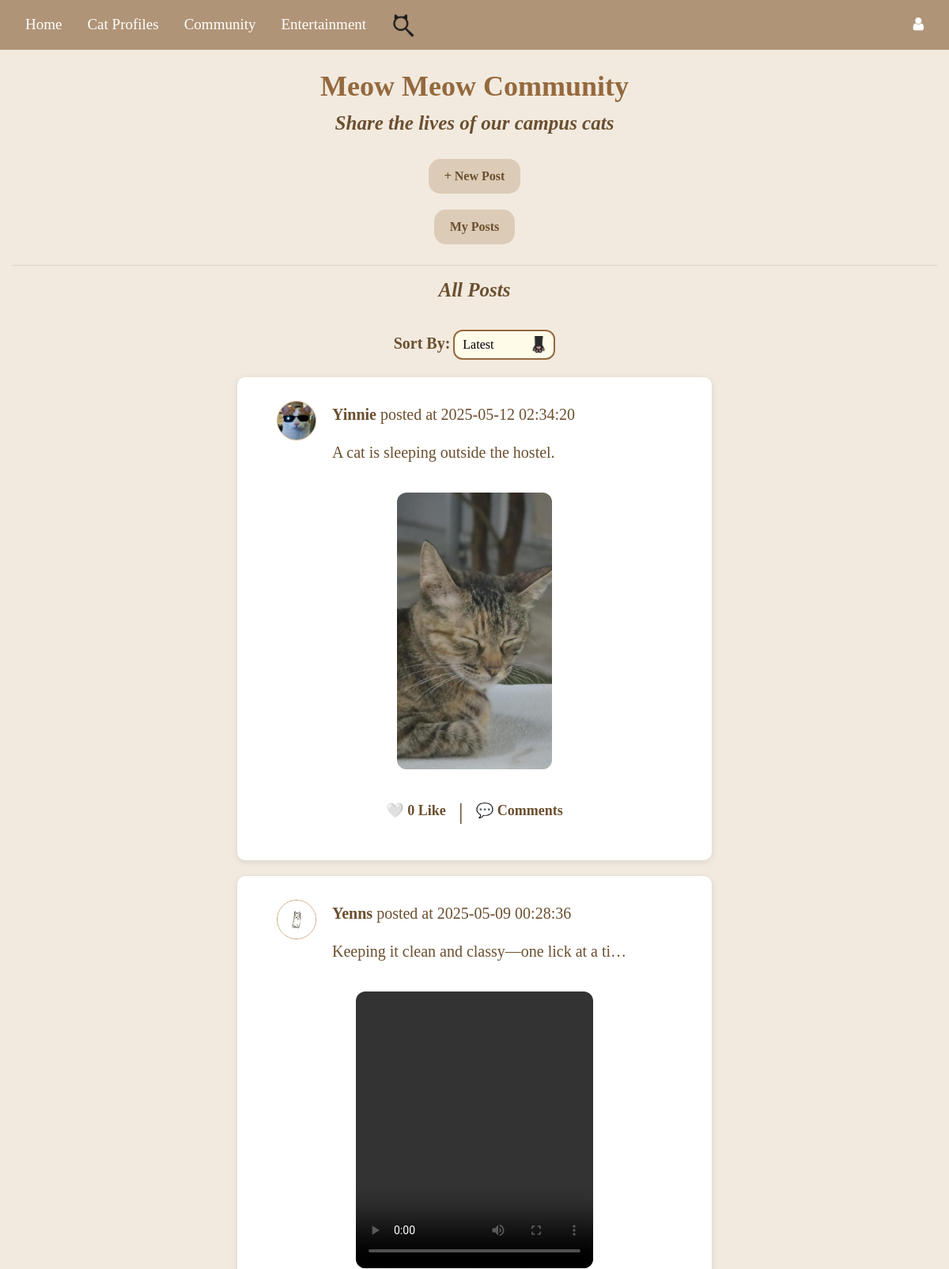
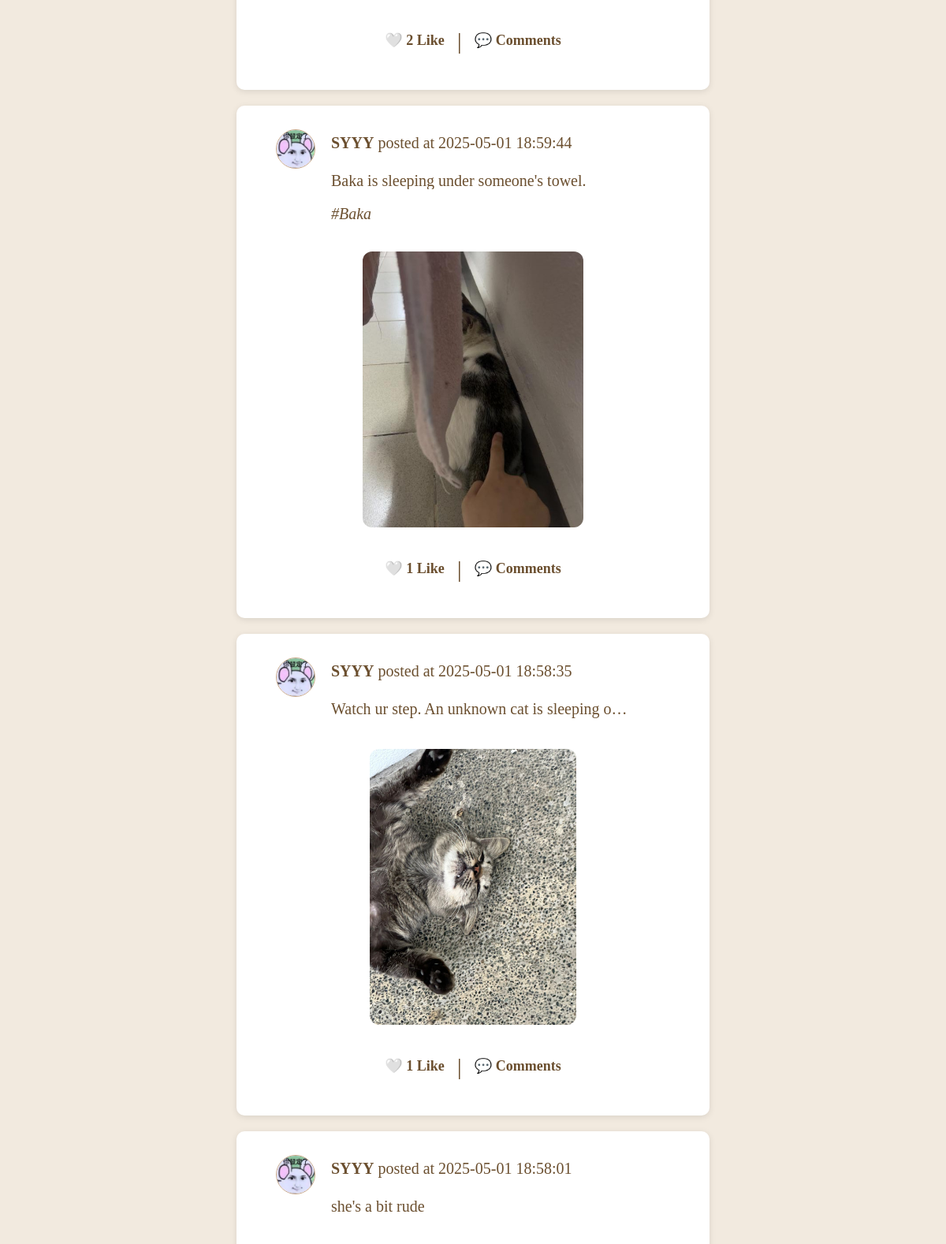
The page /community_feature (upper part) on the database its author committed (2 pictures, top to bottom).
### tables this page shows
CREATE TABLE "post" (
	"post_id"	INTEGER,
	"user_id"	INTEGER,
	"content"	TEXT,
	"media_type"	TEXT,
	"media_url"	TEXT,
	"created_at"	TIMESTAMP DEFAULT CURRENT_TIMESTAMP,
	"updated_at"	TIMESTAMP DEFAULT CURRENT_TIMESTAMP,
	"cat_hashtag"	TEXT,
	PRIMARY KEY("post_id"),
	FOREIGN KEY("user_id") REFERENCES "user"("id") ON DELETE CASCADE
);

### Website/community.py (the view)
@community_bp.route('/community_feature')
def community_feature():
    user_id = current_user.id if current_user.is_authenticated else -1
    sort = request.args.get('sort', 'date_desc')
    if sort == 'date_asc':
        order_by = 'post.created_at ASC'
    elif sort == 'date_desc':
        order_by = 'post.created_at DESC'
    elif sort == 'likes_desc':
        order_by = 'like_count DESC'
    else:
        order_by = 'post.user_id'
    conn = get_db_connection()
    query = f'''
        SELECT post.*, user.name, user.profile_picture,
            COUNT(likes.id) AS like_count,
            CASE
                WHEN EXISTS (
                    SELECT 1 FROM likes
                    WHERE likes.post_id = post.post_id AND likes.user_id = ?
                ) THEN 1
                ELSE 0
            END AS liked_by_current_user
        FROM post
        JOIN user ON post.user_id = user.id
        LEFT JOIN likes ON post.post_id = likes.post_id
        GROUP BY post.post_id
        ORDER BY {order_by}
    '''
    posts = conn.execute(query, (user_id,)).fetchall()
    conn.close()
    return render_template("community_index.html", user=current_user, posts=posts, sort=sort, cat_names=get_cat_names())

### Website/community.py (called while the page is built)
def get_db_connection():
    db_path = os.path.join(os.path.dirname(__file__), '..', 'instance', 'datebase.db')
    db_path = os.path.abspath(db_path)
    conn = sqlite3.connect(db_path)
    conn.row_factory = sqlite3.Row
    return conn

def get_cat_names():
    db_path = os.path.join(os.path.dirname(__file__), '..', 'instance', 'cat_profiles.db')
    if not os.path.exists(db_path):
        return []
    conn = sqlite3.connect(db_path)
    conn.row_factory = sqlite3.Row
    cursor = conn.cursor()
    cursor.execute('SELECT name FROM profiles')
    cat_names = [row['name'] for row in cursor.fetchall()]
    conn.close()
    return cat_names

### Website/templates/community_index.html (shortened to what this page needs)
{% extends "base.html" %}
{% block content %}
<h1>Meow Meow Community</h1>
<h2>Share the lives of our campus cats</h2>
<div class="button-container">
    <button onclick ="openModal()" >+ New Post</button>
    <button onclick="window.location.href='{{ url_for('community.my_posts') }}'" >My Posts</button>
</div>
<hr>
<h2>All Posts</h2>
<div class="sort-container" >
    <label for="sort-by">Sort By: </label>
    <select id="sort-by" onchange="sortPosts()">
        <option value="date_desc" {% if sort == 'date_desc' %}selected{% endif %}>Latest</option>
    </select>
</div>
{% for post in posts %}
    <div class="post" onclick="window.location.href='/post/{{ post['post_id'] }}'">
        <div class="post-info">
            <img class="profile-picture" src="{{ url_for('static', filename='Userprofile/' + (post['profile_picture'] if post['profile_picture'] else 'default_profilepic.png')) }}" alt="Avatar">
            <p><strong>{{ post['name'] }}</strong> posted at {{ post['created_at'] }}</p>
        </div>
        <p class="post-content">{{ post['content'] }}</p>
            {% if post['cat_hashtag'] %}
                <p class="post-content">
                    <a class="hashtag" href="{{ url_for('community.hashtag_posts', hashtag=post['cat_hashtag']) }}">#{{ post['cat_hashtag'] }}</a>
                </p>
            {% endif %}
        <div class="media">
            {% if post['media_url'] %}
                {% set ext = post['media_url'].rsplit('.', 1)[1].lower() %}
                {% if ext in ['jpg', 'jpeg', 'png', 'gif'] %}
                    <img src="{{ url_for('static', filename=post['media_url']) }}" alt="Image">
                {% elif ext in ['mp4', 'mov', 'avi'] %}
                    <video controls>
                        <source src="{{ url_for('static', filename=post['media_url']) }}" type="video/{{ ext }}">
                    </video>
                {% endif %}
            {% endif %}
        </div>
        <div class="post-actions">
            <form id="like-form-{{ post['post_id'] }}" action="{{ url_for('community.like_post' if not post['liked_by_current_user'] else 'community.unlike_post', post_id=post['post_id']) }}" method="post" style="display:inline;">
                <button type="submit" class="post-action-button">
                    {% if post['liked_by_current_user'] %}
                        ❤️
                    {% else %}
                        🤍
                    {% endif %}
                    {{ post['like_count'] }} Like
                </button>
            </form>
            <span class="separator">|</span>
            <button class="post-action-button" onclick="event.stopPropagation(); window.location.href='/post/{{ post['post_id'] }}#comments'">
                💬 Comments
            </button>
        </div>
    </div>
{% endfor %}
{% endblock %}

### Website/templates/base.html (shortened to what this page needs)
<!DOCTYPE html>
<html>
<head>
    <link rel="stylesheet" href="https://stackpath.bootstrapcdn.com/bootstrap/4.4.1/css/bootstrap.min.css"
 />
    <link rel="stylesheet" href="https://stackpath.bootstrapcdn.com/font-awesome/4.7.0/css/font-awesome.min.css"
 />
</head>
<body>
<nav class="navbar navbar-expand-lg navbar-dark" style="background-color: rgb(176, 148, 119);">
    <a class="nav-item nav-link" style="font-family: 'Times New Roman'; color: white; font-size: 19px;" href="/">Home</a>
    <div class="dropdown nav-item">
        <a class="nav-link" href="#" id="dropdownMenuLink" aria-haspopup="true" aria-expanded="false"
           style="font-family: 'Times New Roman'; color: white; font-size: 19px;">
            Cat Profiles
        </a>
    </div>
    <a class="nav-item nav-link" style="font-family: 'Times New Roman'; color: white; font-size: 19px;" href="{{ url_for('community.community_feature') }}">
        Community
    </a>
    <div class="dropdown nav-item">
        <a class="nav-link" href="#" id="dropdownMenuLink" aria-haspopup="true" aria-expanded="false"
           style="font-family: 'Times New Roman'; color: white; font-size: 19px;">
            Entertainment
        </a>
    </div>
    <a class="nav-item nav-link" href="{{ url_for('search.search_feature') }}" style="color: white; font-size: 19px;">
        <img src="{{ url_for('static', filename='Images/option2.png') }}" alt="Search" style="width: 30px; height: 30px;">
    </a>
    <div class="ml-auto d-flex align-items-center">
        <div class="dropdown">
            <a class="nav-link" href="#" aria-haspopup="true" aria-expanded="false" style="color: white; font-size: 19px;">
                <i class="fa fa-user" aria-hidden="true"></i>
            </a>
        </div>
    </div>
</nav>
<div class="container-fluid">{% block content %}{% endblock %}</div>
</body>
</html>

### Website/templates/base.html (style rules this page uses)
.dropdown { position: relative; display: inline-block; }
.navbar { display: flex; justify-content: space-between; align-items: center; }
.ml-auto { margin-left: auto !important; }
body { background-color: #f9f4ef; }

### Website/templates/community_index.html (style rules this page uses)
html,body { margin: 0; padding: 0; box-sizing: border-box; font-family: 'Times New Roman', Times, serif; background-color: #f2eadf; }
h1 { font-weight: bold; color: #94693e; text-align: center; font-size: 36px; margin-bottom: 10px; padding-top: 25px; }
h2 { font-weight: bold; font-size: 25px; color: #6b4f2f; text-align: center; font-style: italic; margin-top: 0; margin-bottom: 20px; }
p { text-align: center; color: #6b4f2f; font-size: 20px; white-space: normal; max-width: 70%; overflow-wrap: break-word; }
.hashtag { display: inline; color: #6b4f2f; text-decoration: none; font-style: italic; }
.sort-container { text-align: center; margin-bottom: 20px; }
.sort-container label { color: #6b4f2f; font-weight: bold; font-size: 20px; }
.sort-container select { padding: 5px 40px 5px 10px; cursor: pointer; background-color: #fffbe9; border-radius: 12px; margin-top: 15px; appearance: none; border: 2px solid #94693e; outline: none; background-image: url("/static/cat_paws_icon.png"); background-repeat: no-repeat; background-position: right 8px center; background-size: 20px; }
.post { display: flex; flex-direction: column; width: 100%; max-width: 600px; max-height: 650px; background-color: #ffffff; border-radius: 10px; margin: 20px auto; overflow: hidden; box-shadow: 0 2px 8px rgba(0, 0, 0, 0.1); padding: 30px; cursor: pointer; }
.post-info { width: 100%; display: flex; align-items: center; justify-content: flex-start; margin-left: 20px; }
.post-info img.profile-picture { width: 50px; height: 50px; border-radius: 50%; margin-right: 20px; border: 1px solid #c8a786; }
.post-content { text-align: left; margin-left: 90px; overflow: hidden; white-space: nowrap; text-overflow: ellipsis; max-width: 380px; max-height: 230px; }
.media { display: flex; align-items: center; justify-content: center; margin: 10px 0; }
.media img, .media video { margin: 10px auto; border-radius: 12px; max-width: 300px; height: 350px; object-fit: contain; }
.post-actions { margin: 10px 0; display: flex; justify-content: center; align-items: center; }
.post-action-button { background: none; border: none; color: #6b4f2f; cursor: pointer; font-weight: bold; font-size: 18px; margin: 0 10px; }
.post-actions .separator { font-size: 30px; color: #6b4f2f; }
.button-container { display: flex; flex-direction: column; align-items: center; margin-top: 10px; }
.button-container button, .modal-content button { margin: 10px auto; padding: 10px 20px; background-color: #dccbb7; border-radius: 15px; border: none; color: #6b4f2f; font-size: 16px; font-weight: bold; cursor: pointer; transition: transform 0.2s ease; }

### rows shown on the page
post: shows a picture, name "Yinnie", created_at "2025-05-12 02:34:20", content "A cat is sleeping outside the hostel.", media_url (picture), like_count "0"
post: shows a picture, name "Yenns", created_at "2025-05-09 00:28:36", content "Keeping it clean and classy—one lick at a ti…", like_count "2"
post: name "SYYY", created_at "2025-05-01 18:59:44", content "Baka is sleeping under someone's towel.", cat_hashtag "Baka", media_url (picture), like_count "1"
post: name "SYYY", created_at "2025-05-01 18:58:35", content "Watch ur step. An unknown cat is sleeping o…", media_url (picture), like_count "1"
post: name "SYYY", created_at "2025-05-01 18:58:01", content "she's a bit rude"
